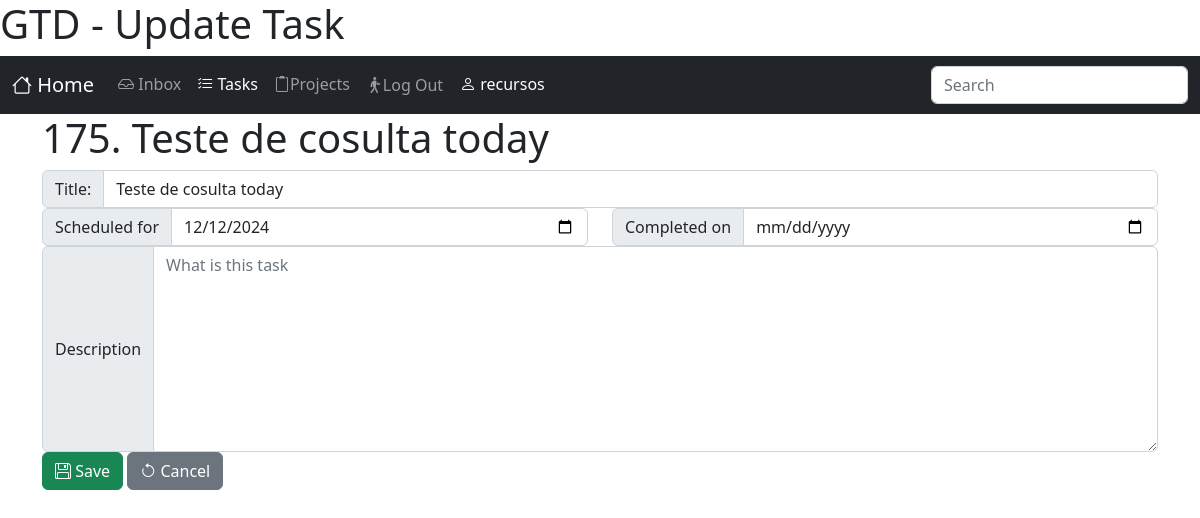
Before: /tasks/task/175/update/ (signed in) with the older database file.
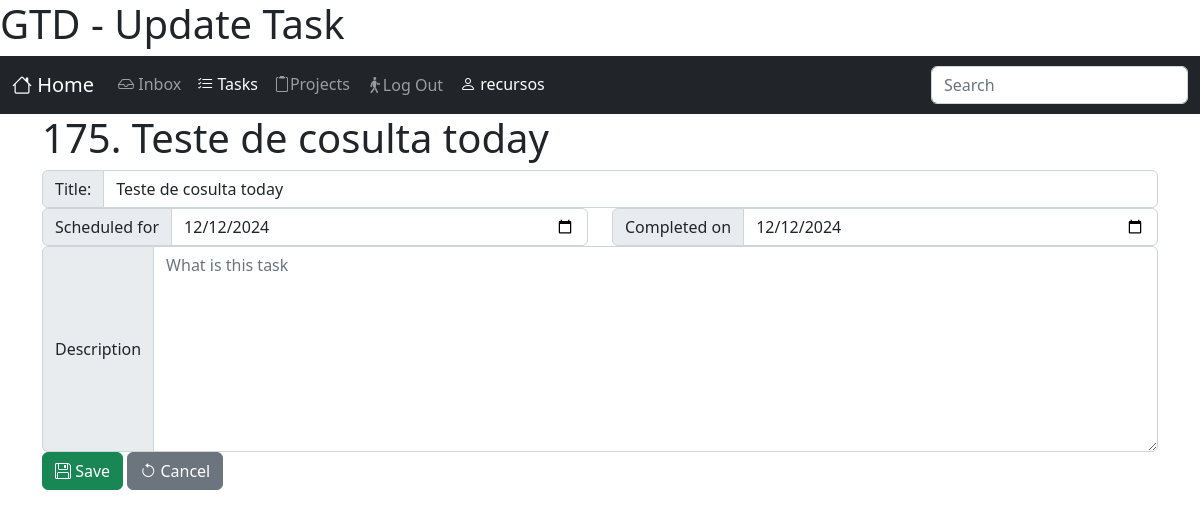
After: the same page with the newer database file.
### tasks/models.py (models this page shows, shortened)
class Task(models.Model):
    TYPE_CHOICES = {
        'ST': 'Stuff',
        'TK': 'Task',
        'PJ': 'Project',
        'RF': 'Reference',
    }
    user = models.ForeignKey(settings.AUTH_USER_MODEL, verbose_name='User', on_delete=models.CASCADE)
    type = models.CharField('Type', max_length=2, choices=TYPE_CHOICES, default='TK')
    title = models.CharField("Title", max_length=160)
    description = models.TextField("description", blank=True, null=True)
    dt_scheduled = models.DateTimeField("Scheduled for", blank=True, null=True, default=defautlSchedule)
    dt_completed = models.DateTimeField("Completed on", blank=True, null=True)
    dt_canceled  = models.DateTimeField("Completed on", blank=True, null=True)
    created = models.DateTimeField('Created', auto_now_add=True, null=True)
    modified = models.DateTimeField('Modified', auto_now=True, null=True)
    class Meta:
        verbose_name = 'Task'
        verbose_name_plural = 'Tasks'
        ordering = ['user', 'dt_completed','dt_scheduled']

### tasks/views.py (the view, shortened to what this page needs)
# urls.py: path('task/<int:pk>/update/', TaskUpdateView.as_view(), name='update_task'),
class TaskUpdateView(LoginRequiredMixin, UpdateView):
    template_name = 'tasks/update_task.html'
    model = Task
    fields = ['title', 'description', 'dt_scheduled', 'dt_completed']
    def get_object(self, queryset=None):
        obj = super().get_object(queryset)
        if obj.user != self.request.user:
            raise PermissionDenied("You has no permission to edit this Task.")
        return obj

### tasks/templates/tasks/update_task.html (shortened to what this page needs)
{% extends 'core.html' %}
{% load static %}
{% block content %}
<h1>{{object.pk}}. {{object.title}}</h1>
<form class="" method="post" action="{% url 'tasks:update_task' object.pk %}">
    <fieldset>
      <div class="row form-group{% if form.title.errors %} has-error {% endif %}">
        <div class="input-group">
            <label for="id_title" class="input-group-text">Title:</label><input type="text" class="form-control" name="title" id="id_title" placeholder="Insert a task and press <ENTER>" value="{{object.title}}">
        </div>
      </div>
      <div class="row">
          <div class="col-6 form-group{% if form.dt_scheduled.errors %} has-error {% endif %}">
            <div class="input-group">
                <label for="id_dt_scheduled" class="input-group-text">Scheduled for</label><input type="date" class="form-control" name="dt_scheduled" id="id_dt_scheduled" value="{{object.dt_scheduled|date:'Y-m-d'|default:''}}" placeholder="Date">
            </div>
          </div>
          <div class="col-6 form-group{% if form.dt_completed.errors %} has-error {% endif %}">
            <div class="input-group">
                <label for="id_dt_completed" class="input-group-text">Completed on</label><input type="date" class="form-control" name="dt_completed" id="id_dt_completed" value="{{object.dt_completed|date:'Y-m-d'|default:''}}" placeholder="Date">
            </div>
          </div>
      </div>
      <div class="row form-group{% if form.description.errors %} has-error {% endif %}">
        <div class="col input-group">
            <label class="input-group-text" for="id_description">Description</label>
            <textarea class="form-control" placeholder="What is this task" id="id_description" name="description" rows="8">{{object.description|default:''}}</textarea>
        </div>
      </div>
      <div class="row">
          <div class="col">
              <button class="btn btn-success" type="submit"><i class="bi bi-floppy"></i> Save</button>
              <button class="btn btn-secondary" type="reset"><i class="bi bi-arrow-counterclockwise"></i> Cancel</button>
          </div>
      </div>
    </fieldset>
</form>
{%endblock%}

Changed rows visible on the page:
changed Task "Teste de cosulta today": dt_completed (not shown) → "12/12/2024"
